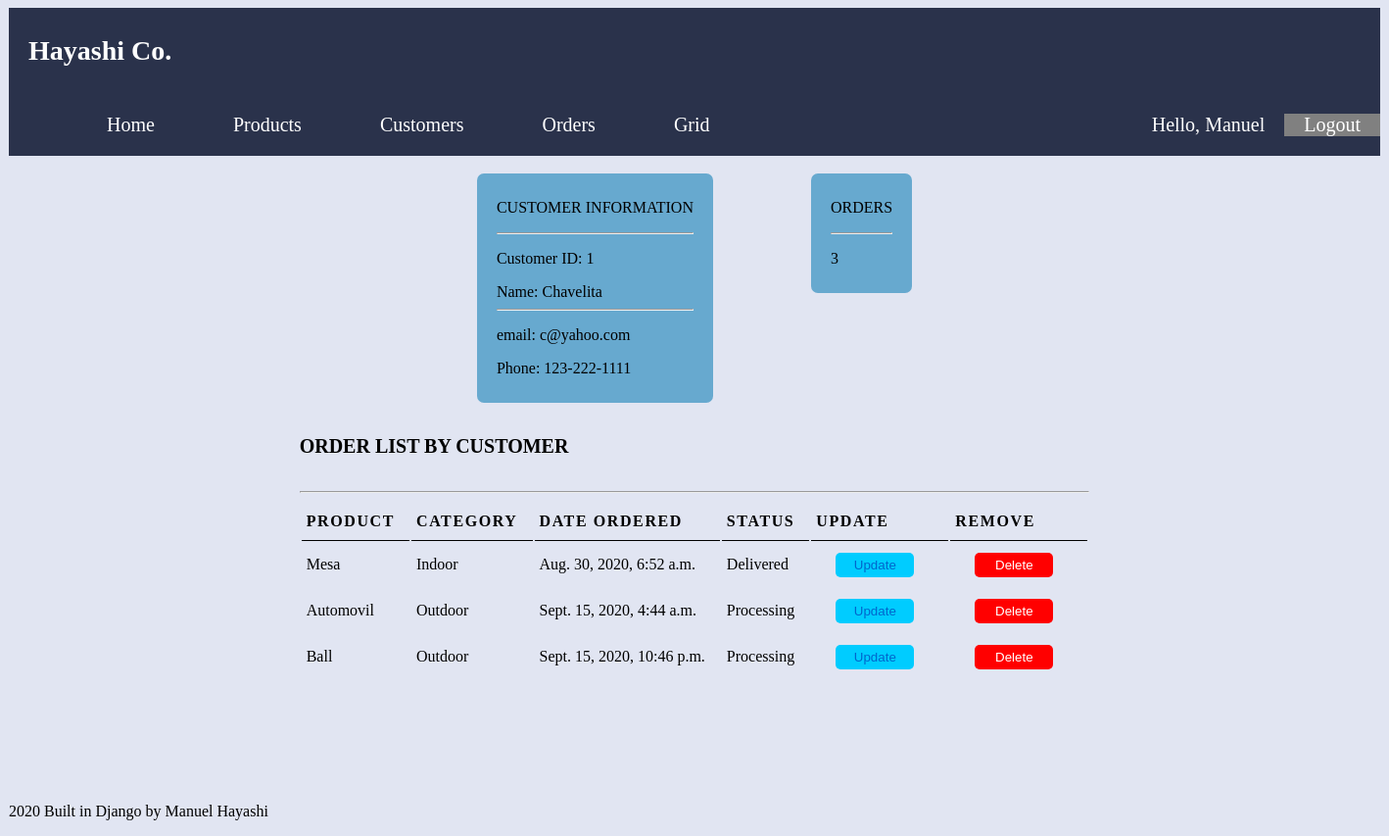
The app's page /customer_orders/1 (signed in) with its own data.
### base/models.py (models this page shows, shortened)
class Customer(models.Model):
    name = models.CharField(max_length=200, null=True)
    phone = models.CharField(max_length=200, null=True)
    email = models.CharField(max_length=200, null=True)
    date_created = models.DateTimeField(auto_now_add=True, null=True)

class Order(models.Model):
    STATUS = (
        ('Processing', 'Processing'),
        ('Shipped', 'Shipped'),
        ('Delivered', 'Delivered'),
        ('Returned', 'Returned'),
    )
    customer = models.ForeignKey(Customer, null=True, on_delete=models.SET_NULL)
    product = models.ForeignKey(Product, null=True, on_delete=models.SET_NULL)
    date_created = models.DateTimeField(auto_now_add=True, null=True)
    status = models.CharField(max_length=200, null=True, choices=STATUS)

class Product(models.Model):
    CATEGORY = (
        ('Indoor', 'Indoor'),
        ('Outdoor', 'Outdoor'),
    )
    name = models.CharField(max_length=200, null=True)
    price = models.FloatField(null=True)
    category = models.CharField(max_length=200, null=True, choices=CATEGORY)
    description = models.CharField(max_length=200, null=True, blank=True)
    date_created = models.DateTimeField(auto_now_add=True, null=True)
    def __str__(self):
        return self.name

### base/views.py (the view)
# urls.py: path('customer_orders/<int:id>', views.customerOrders, name='customer_orders'), # trigger the functions
@login_required(login_url='login')
def customerOrders(request, id):
    customer = Customer.objects.get(pk=id)
    orders = customer.order_set.all()
    order_count = orders.count()
    context = {'customer': customer, 'orders': orders, 'order_count': order_count}
    return render(request, 'base/customer_orders.html', context)

### base/templates/base/customer_orders.html (shortened to what this page needs)
{% extends 'base/main.html' %}
{% block content %}
<br>
<div class="row">
    <div class="cc">
        <div class="cust-info">
            <p class="title">CUSTOMER INFORMATION</p>
            <hr>
            <p>Customer ID: {{ customer.id }}</p>
            <label>Name: {{ customer.name }}</label>
            <hr>
            <p>email: {{ customer.email }}</p>
            <p>Phone: {{ customer.phone }}</p>
        </div>
    </div>
    <div class="cc">
        <div class="cust-info">
            <p class="title">ORDERS</p>
            <hr>
            <p>{{ order_count }}</p>
        </div>
    </div>
</div>
<div class="">
    <div class="row">
        <div class="cc">
            <h5>ORDER LIST BY CUSTOMER</h5>
            <hr>
            <table class="">
                <tr>
                    <th>Product</th>
                    <th>Category</th>
                    <th>date Ordered</th>
                    <th>Status</th>
                    <th>Update</th>
                    <th>Remove</th>
                   {% for order in orders %}
                        <tr class="table2-rows">
                            <td class="table-order-row">{{ order.product }}</td>
                            <td class="table-order-row">{{ order.product.category }}</td>
                            <td class="table-order-row">{{ order.date_created }}</td>
                            <td class="table-order-row">{{ order.status }}</td>
                            <td class="table-order-row"><a href="{% url 'update_order' order.id %}">
                                <button class="update">Update</button></a></td>
                            <td class="table-order-row"><a href="{% url 'delete_item' order.id %}">
                                <button class="delete">Delete</button></a></td>
                        </tr>
                    {% endfor %}
                </tr>
            </table>
        </div>
    </div>
</div>
{% endblock %}

### base/templates/base/navbar.html
{% load static %}
<!DOCTYPE html>
<html>
<head>
    <link rel="stylesheet" href="{% static '/css/main.css' %}" type="text/css"/>
</head>
<div class="nav-bar">
    <div class="top-nav"><h3>Hayashi Co.</h3></div>
    <div class="left-nav">
        <ul id="navlines">
            <li><a id="l1" href="{% url 'home' %}">Home</a></li>
            <li><a id="l2" href="{% url 'products' %}">Products</a></li>
            <li><a id="l3" href="{% url 'customers' %}">Customers</a></li>
            <li><a id="l3" href="{% url 'orders' %}">Orders</a></li>
            <li><a id="l4" href="{% url 'gridtest' %}">Grid</a></li>
        </ul>
    </div>
    <div class="right-nav">
        <a id="r1">Hello, {{ request.user }}</a>
        <a id="r2" href="{% url 'logout' %}">Logout</a>
    </div>
</div>

### static/css/main.css (style rules this page uses)
h3 { font-size: 28px; }
h5 { font-size: 20px; }
body { background-color: #e1e5f2 }
a { text-decoration: none; }
ul { list-style: none; display: flex; }
th, td { padding: 10px 15px 10px 5px; }
th { empty-cells: show; text-transform: uppercase; letter-spacing: 0.1em; font-size: 100%; border-bottom: 1px solid black; text-align: left; }
.update { background-color: #00ccff; color: #0066cc; height: 25px; width: 80px; border-radius: 5px; border: none; margin-left: 20px; margin-right: 20px; }
.delete { background-color: red; color: white; height: 25px; width: 80px; border-radius: 5px; border: none; margin-left: 20px; margin-right: 20px; }
.nav-bar { font-size: 20px; color: white; display: grid; grid-template-columns: 1fr 1fr; grid-template-areas: 'top-nav top-nav' 'left-nav right-nav'; }
.top-nav { color: white; background-color: #2a324b; padding-left: 20px; grid-area: top-nav; }
.left-nav { color: white; grid-area: left-nav; background-color: #2a324b; }
.right-nav { grid-area: right-nav; background-color: #2a324b; display: flex; justify-content: flex-end; align-items: center; }
.right-nav #r2 { background: gray; color: white; }
#navlines li { display: inline-block; margin-left: 40px; }
#l1, #l2, #l3, #l4 { color: white; padding-left: 20px; padding-right: 20px; }
#r1, #r2 { padding-left: 20px; padding-right: 20px; }
.row { display: flex; justify-content: center; }
.cc { display: block; justify-content: center; margin-left: 50px; margin-right: 50px; }
.cust-info { background-color: #67a9cf; padding: 10px 20px; border: none; border-radius: 7px; }

### records on screen
Customer: id "1", name "Chavelita", email "c@yahoo.com", phone "123-222-1111"
Order: product "Mesa", product.category "Indoor", date_created "Aug. 30, 2020, 6:52 a.m.", status "Delivered"
Order: product "Automovil", product.category "Outdoor", date_created "Sept. 15, 2020, 4:44 a.m.", status "Processing"
Order: product "Ball", product.category "Outdoor", date_created "Sept. 15, 2020, 10:46 p.m.", status "Processing"

### other values on screen
{{ request.user }} "Manuel"
{{ order_count }} "3"
